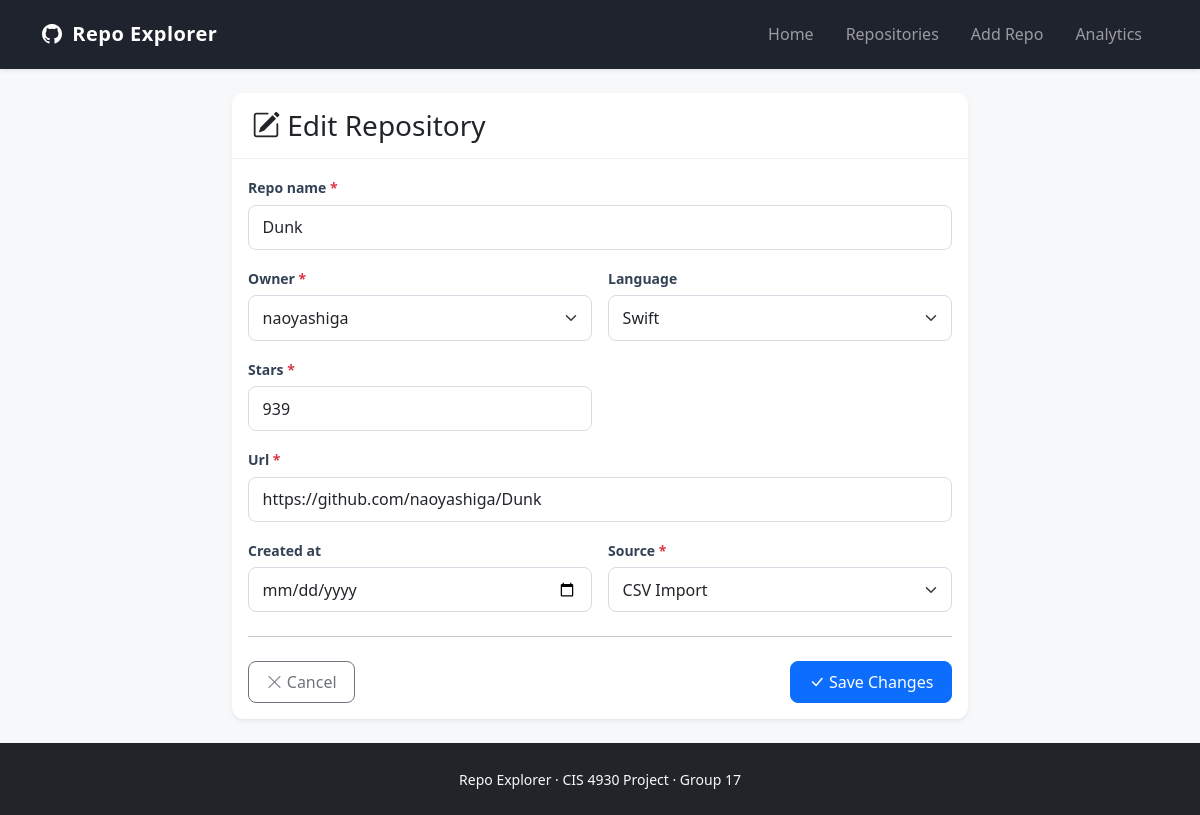
The app's page /repos/5/edit/, older data.
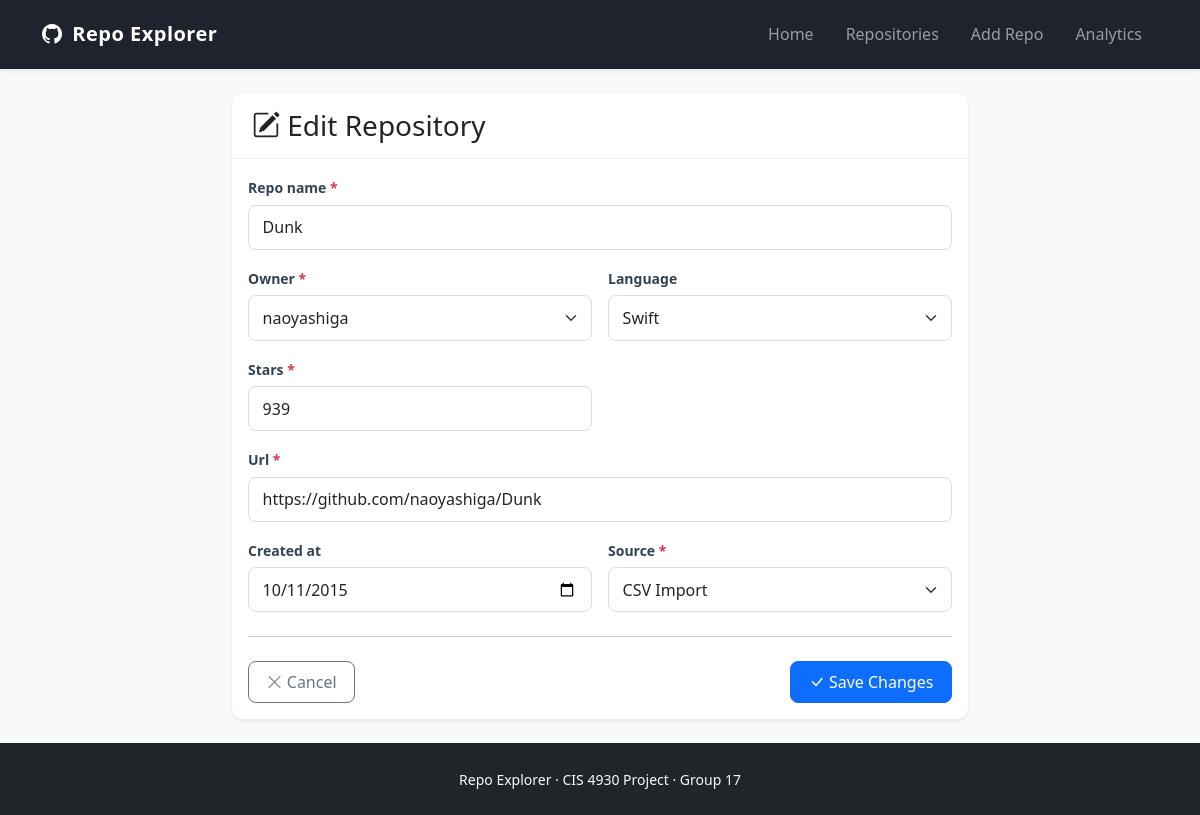
The same page, newer data.
### core/models.py (models this page shows, shortened)
class Repository(models.Model):
    SOURCE_CHOICES = [
        ('csv', 'CSV Import'),
        ('api', 'GitHub API'),
    ]
    repo_name = models.CharField(max_length=1000)
    owner = models.ForeignKey(
        User,
        on_delete=models.CASCADE,
        related_name='repos',
    )
    language = models.ForeignKey(
        Language,
        on_delete=models.SET_NULL,
        null=True,
        blank=True,
        related_name='repos',
    )
    stars = models.IntegerField(default=0, validators=[MinValueValidator(0)])
    url = models.URLField(max_length=1000)
    created_at = models.DateField(null=True, blank=True)
    source = models.CharField(
        max_length=10,
        choices=SOURCE_CHOICES,
        default='csv',
    )
    fetched_at = models.DateTimeField(auto_now_add=True)
    class Meta:
        ordering = ['-stars']
        unique_together = ['repo_name', 'owner']
        verbose_name_plural = 'Repositories'

### core/views.py (the view)
# urls.py: path('repos/<int:pk>/edit/', views.repo_edit, name='repo_edit'),
def repo_edit(request, pk):
    repo = get_object_or_404(Repository, pk=pk)
    if request.method == 'POST':
        form = RepositoryForm(request.POST, instance=repo)
        if form.is_valid():
            form.save()
            messages.success(request, 'Changes saved.')
            return redirect('repo_detail', pk=repo.pk)
    else:
        form = RepositoryForm(instance=repo)
    return render(request, 'core/form.html', {'form': form})

### core/forms.py (shortened to what this page needs)
class RepositoryForm(forms.ModelForm):
    class Meta:
        model = Repository
        fields = ['repo_name', 'owner', 'language', 'stars', 'url', 'created_at', 'source']
        widgets = {
            'repo_name': forms.TextInput(attrs={
                'class': 'form-control',
                'placeholder': 'e.g. django',
            }),
            'owner': forms.Select(attrs={'class': 'form-select'}),
            'language': forms.Select(attrs={'class': 'form-select'}),
            'stars': forms.NumberInput(attrs={
                'class': 'form-control',
                'min': 0,
            }),
            'url': forms.URLInput(attrs={
                'class': 'form-control',
                'placeholder': 'https://github.com/owner/repo',
            }),
            'created_at': forms.DateInput(attrs={
                'class': 'form-control',
                'type': 'date',
            }),
            'source': forms.Select(attrs={'class': 'form-select'}),
        }

### core/models.py (called while the page is built)
    def __str__(self):
        return self.username

    def __str__(self):
        return self.name

### core/templates/core/form.html (shortened to what this page needs)
{% extends 'core/base.html' %}
{% load static %}
{% block content %}
<div class="row justify-content-center">
    <div class="col-lg-8">
        <div class="card shadow-sm">
            <div class="card-header bg-white">
                <h3 class="mb-0">
                    {% if form.instance.pk %}
                        <i class="bi bi-pencil-square"></i> Edit Repository
                    {% else %}
                        <i class="bi bi-plus-circle"></i> Add New Repository
                    {% endif %}
                </h3>
            </div>
            <div class="card-body">
                <form method="post" novalidate>
                    <div class="row g-3">
                        {% for field in form %}
                        <div class="{% if field.name == 'url' or field.name == 'repo_name' %}col-12{% else %}col-md-6{% endif %}">
                            <label for="{{ field.id_for_label }}" class="form-label">
                                {{ field.label }}
                                {% if field.field.required %}
                                    <span class="text-danger">*</span>
                                {% endif %}
                            </label>
                            {{ field }}
                        </div>
                        {% endfor %}
                    </div>
                    <hr class="my-4">
                    <div class="d-flex justify-content-between flex-wrap gap-2">
                        <a href="{% if form.instance.pk %}{% url 'repo_detail' form.instance.pk %}{% else %}{% url 'repo_list' %}{% endif %}"
                           class="btn btn-outline-secondary">
                            <i class="bi bi-x-lg"></i> Cancel
                        </a>
                        <button type="submit" class="btn btn-primary">
                            <i class="bi bi-check-lg"></i>
                            {% if form.instance.pk %}Save Changes{% else %}Create Repository{% endif %}
                        </button>
                    </div>
                </form>
            </div>
        </div>
    </div>
</div>
{% endblock %}

Row changes from the older to the newer data that the page shows:
changed Repository "Dunk": created_at (not shown) → "10/11/2015"
